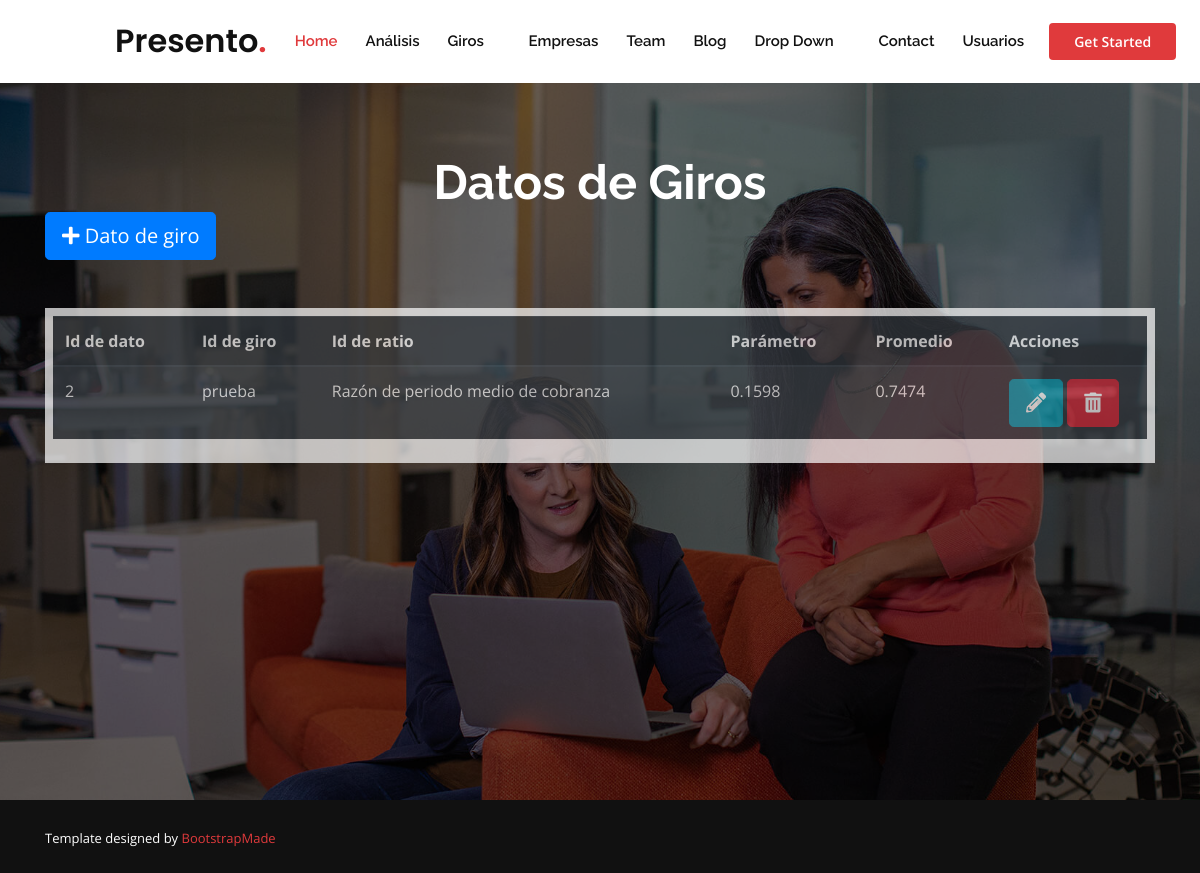
The page /Giro/Datos on the database as committed earlier.
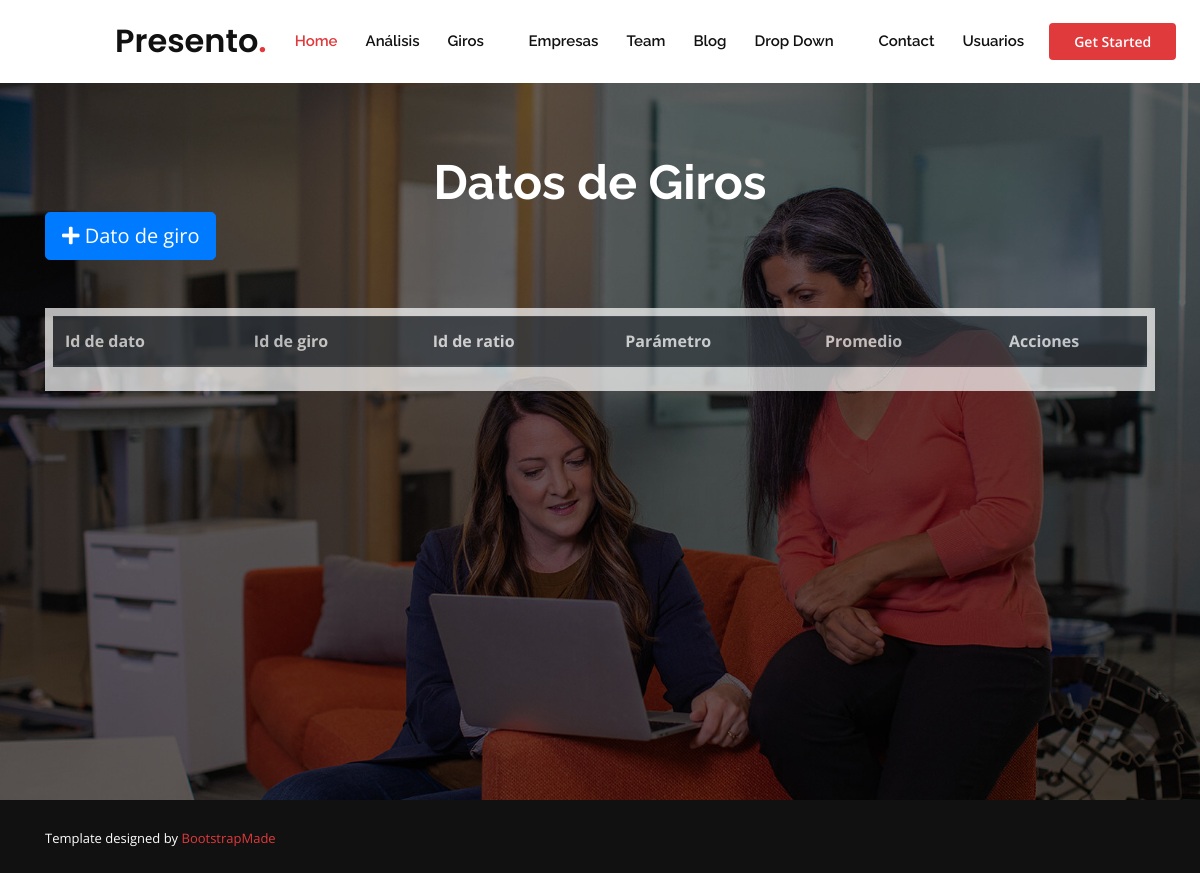
The same page on the database as committed later.
### Giro/models.py (models this page shows, shortened)
class DatoGiro(models.Model):
    idDato = models.AutoField(primary_key=True)
    idGiro = models.ForeignKey(Giro, on_delete = models.CASCADE)
    idRatio = models.ForeignKey(Ratios, on_delete = models.CASCADE)
    valorParametro = models.FloatField(default=0)
    valorPromedio = models.FloatField(default=0)
    class Meta:
        unique_together = ("idGiro", "idRatio")

class Giro(models.Model):
    SECTOR = (
        ('SP', 'Sector primario'),
        ('SS', 'Sector secundario'),
        ('ST', 'Sector terciario'),
    )
    idGiro = models.PositiveIntegerField(primary_key=True, validators=[MinValueValidator(1), MaxValueValidator(99)])
    nombreGiro = models.CharField(max_length=100)
    sector = models.CharField(choices=SECTOR, max_length=2)
    def __str__(self):
        return  self.nombreGiro

### Analisis/models.py (models this page shows)
class Ratios(models.Model):
    idRatio = models.PositiveIntegerField(primary_key=True)
    categoria = models.CharField(max_length=50)
    nomRatio = models.CharField(max_length=50)
    def __str__(self):
        return self.nomRatio

### Giro/views.py (the view)
# urls.py: path('Datos', MostrarDatos.as_view(), name = 'AdministrarDatos'),
class MostrarDatos(ListView):
    model = DatoGiro
    template_name = 'Giro/AdministrarDato.html'

### templates/Giro/AdministrarDato.html (shortened to what this page needs)
{% extends 'Base/base.html' %}
{% block content %}
<div class="scrolling-box">
  <div class="container-fluid">
    <div class="row align-items-start">
      <div class="col-sm" align="center">
        <div class="row" align="center">
        <div class="col-lg-12 col-md col-sm col-xs mt-4">
          <div class="container col-sm text-center">
            <div class="container col-sm text-center mt-5" width="50%">
              <strong><h1>Datos de Giros</h1></strong>
              <div class="row container">
                <a class="btn btn-primary btn-lg" href="{% url 'Giro:CrearDato' %}"><i class="fas fa-plus"></i> Dato de giro</a>
              </div>
              <div class="mt-5" style="background: rgb(255, 255, 255); opacity: 70%; padding: 8px;" align="center">
              <table id="datosTable" class="table table-striped table-dark">
                <thead class="table-dark">
                  <tr>
                    <th scope="col" align="center">Id de dato</th>
                    <th scope="col" align="center">Id de giro</th>
                    <th scope="col" align="center">Id de ratio</th>
                    <th scope="col">Parámetro</th>
                    <th scope="col">Promedio</th>
                    <th scope="col" width="150px">Acciones</th>
                  </tr>
                </thead>
                <tbody>
                  {% for row in object_list%}
                    <tr>
                      <td>{{ row.idDato}}</td>
                      <td>{{ row.idGiro}}</td>
                      <td>{{ row.idRatio}}</td>
                      <td>{{ row.valorParametro}}</td>
                      <td>{{ row.valorPromedio}}</td>
                      <td>
                        <a href="{% url 'Giro:ModificarDato' row.pk %}" class="btn-info btn btn-lg">
                          <i class="fas fa-pencil-alt"></i>
                        </a>
                        <button class="btn-danger btn btn-lg" data-toggle='modal' data-target='#deleteModal' data-pk='{{ row.pk }}'>
                          <i class="fas fa-trash-alt"></i>
                        </button>
                      </td>
                    </tr>
                  {% endfor %}
                </tbody>
              </table>
              </div>
            </div>
          </div>
        </div>
        </div>
      </div>
    </div>
  </div>
</div>
{% endblock %}

Rows that differ between the two databases and show on the page:
removed DatoGiro: idDato "2", idGiro "prueba", idRatio "Razón de periodo medio de cobranza", valorParametro "0.1598", valorPromedio "0.7474"
